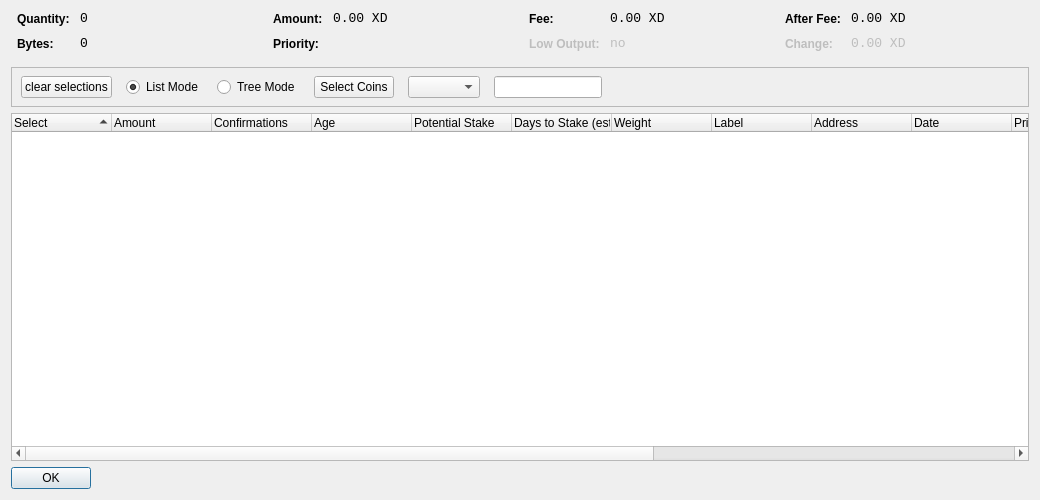
<?xml version="1.0" encoding="UTF-8"?>
<ui version="4.0">
 <class>CoinControlDialog</class>
 <widget class="QDialog" name="CoinControlDialog">
  <property name="geometry">
   <rect>
    <x>0</x>
    <y>0</y>
    <width>1040</width>
    <height>500</height>
   </rect>
  </property>
  <property name="windowTitle">
   <string>Coin Control</string>
  </property>
  <layout class="QVBoxLayout" name="verticalLayout">
   <item>
    <layout class="QHBoxLayout" name="horizontalLayoutTop" stretch="0,0,0,0">
     <property name="topMargin">
      <number>0</number>
     </property>
     <property name="bottomMargin">
      <number>10</number>
     </property>
     <item>
      <layout class="QFormLayout" name="formLayoutCoinControl1">
       <property name="horizontalSpacing">
        <number>10</number>
       </property>
       <property name="verticalSpacing">
        <number>10</number>
       </property>
       <property name="leftMargin">
        <number>6</number>
       </property>
       <property name="rightMargin">
        <number>6</number>
       </property>
       <item row="0" column="0">
        <widget class="QLabel" name="labelCoinControlQuantityText">
         <property name="styleSheet">
          <string notr="true">font-weight:bold;</string>
         </property>
         <property name="text">
          <string>Quantity:</string>
         </property>
        </widget>
       </item>
       <item row="0" column="1">
        <widget class="QLabel" name="labelCoinControlQuantity">
         <property name="font">
          <font>
           <family>Monospace</family>
           <pointsize>10</pointsize>
          </font>
         </property>
         <property name="cursor">
          <cursorShape>IBeamCursor</cursorShape>
         </property>
         <property name="contextMenuPolicy">
          <enum>Qt::ActionsContextMenu</enum>
         </property>
         <property name="text">
          <string>0</string>
         </property>
         <property name="textInteractionFlags">
          <set>Qt::LinksAccessibleByMouse|Qt::TextSelectableByKeyboard|Qt::TextSelectableByMouse</set>
         </property>
        </widget>
       </item>
       <item row="1" column="0">
        <widget class="QLabel" name="labelCoinControlBytesText">
         <property name="styleSheet">
          <string notr="true">font-weight:bold;</string>
         </property>
         <property name="text">
          <string>Bytes:</string>
         </property>
        </widget>
       </item>
       <item row="1" column="1">
        <widget class="QLabel" name="labelCoinControlBytes">
         <property name="font">
          <font>
           <family>Monospace</family>
           <pointsize>10</pointsize>
          </font>
         </property>
         <property name="cursor">
          <cursorShape>IBeamCursor</cursorShape>
         </property>
         <property name="contextMenuPolicy">
          <enum>Qt::ActionsContextMenu</enum>
         </property>
         <property name="text">
          <string>0</string>
         </property>
         <property name="textInteractionFlags">
          <set>Qt::LinksAccessibleByMouse|Qt::TextSelectableByKeyboard|Qt::TextSelectableByMouse</set>
         </property>
        </widget>
       </item>
      </layout>
     </item>
     <item>
      <layout class="QFormLayout" name="formLayoutCoinControl2">
       <property name="horizontalSpacing">
        <number>10</number>
       </property>
       <property name="verticalSpacing">
        <number>10</number>
       </property>
       <property name="leftMargin">
        <number>6</number>
       </property>
       <property name="rightMargin">
        <number>6</number>
       </property>
       <item row="0" column="0">
        <widget class="QLabel" name="labelCoinControlAmountText">
         <property name="styleSheet">
          <string notr="true">font-weight:bold;</string>
         </property>
         <property name="text">
          <string>Amount:</string>
         </property>
        </widget>
       </item>
       <item row="0" column="1">
        <widget class="QLabel" name="labelCoinControlAmount">
         <property name="font">
          <font>
           <family>Monospace</family>
           <pointsize>10</pointsize>
          </font>
         </property>
         <property name="cursor">
          <cursorShape>IBeamCursor</cursorShape>
         </property>
         <property name="contextMenuPolicy">
          <enum>Qt::ActionsContextMenu</enum>
         </property>
         <property name="text">
          <string>0.00 XD</string>
         </property>
         <property name="textInteractionFlags">
          <set>Qt::LinksAccessibleByMouse|Qt::TextSelectableByKeyboard|Qt::TextSelectableByMouse</set>
         </property>
        </widget>
       </item>
       <item row="1" column="0">
        <widget class="QLabel" name="labelCoinControlPriorityText">
         <property name="styleSheet">
          <string notr="true">font-weight:bold;</string>
         </property>
         <property name="text">
          <string>Priority:</string>
         </property>
        </widget>
       </item>
       <item row="1" column="1">
        <widget class="QLabel" name="labelCoinControlPriority">
         <property name="font">
          <font>
           <family>Monospace</family>
           <pointsize>10</pointsize>
          </font>
         </property>
         <property name="cursor">
          <cursorShape>IBeamCursor</cursorShape>
         </property>
         <property name="contextMenuPolicy">
          <enum>Qt::ActionsContextMenu</enum>
         </property>
         <property name="text">
          <string/>
         </property>
         <property name="textInteractionFlags">
          <set>Qt::LinksAccessibleByMouse|Qt::TextSelectableByKeyboard|Qt::TextSelectableByMouse</set>
         </property>
        </widget>
       </item>
      </layout>
     </item>
     <item>
      <layout class="QFormLayout" name="formLayoutCoinControl3">
       <property name="horizontalSpacing">
        <number>10</number>
       </property>
       <property name="verticalSpacing">
        <number>10</number>
       </property>
       <property name="leftMargin">
        <number>6</number>
       </property>
       <property name="rightMargin">
        <number>6</number>
       </property>
       <item row="0" column="0">
        <widget class="QLabel" name="labelCoinControlFeeText">
         <property name="styleSheet">
          <string notr="true">font-weight:bold;</string>
         </property>
         <property name="text">
          <string>Fee:</string>
         </property>
        </widget>
       </item>
       <item row="0" column="1">
        <widget class="QLabel" name="labelCoinControlFee">
         <property name="font">
          <font>
           <family>Monospace</family>
           <pointsize>10</pointsize>
          </font>
         </property>
         <property name="cursor">
          <cursorShape>IBeamCursor</cursorShape>
         </property>
         <property name="contextMenuPolicy">
          <enum>Qt::ActionsContextMenu</enum>
         </property>
         <property name="text">
          <string>0.00 XD</string>
         </property>
         <property name="textInteractionFlags">
          <set>Qt::LinksAccessibleByMouse|Qt::TextSelectableByKeyboard|Qt::TextSelectableByMouse</set>
         </property>
        </widget>
       </item>
       <item row="1" column="0">
        <widget class="QLabel" name="labelCoinControlLowOutputText">
         <property name="enabled">
          <bool>false</bool>
         </property>
         <property name="styleSheet">
          <string notr="true">font-weight:bold;</string>
         </property>
         <property name="text">
          <string>Low Output:</string>
         </property>
        </widget>
       </item>
       <item row="1" column="1">
        <widget class="QLabel" name="labelCoinControlLowOutput">
         <property name="enabled">
          <bool>false</bool>
         </property>
         <property name="font">
          <font>
           <family>Monospace</family>
           <pointsize>10</pointsize>
          </font>
         </property>
         <property name="cursor">
          <cursorShape>IBeamCursor</cursorShape>
         </property>
         <property name="contextMenuPolicy">
          <enum>Qt::ActionsContextMenu</enum>
         </property>
         <property name="text">
          <string>no</string>
         </property>
         <property name="textInteractionFlags">
          <set>Qt::LinksAccessibleByMouse|Qt::TextSelectableByKeyboard|Qt::TextSelectableByMouse</set>
         </property>
        </widget>
       </item>
      </layout>
     </item>
     <item>
      <layout class="QFormLayout" name="formLayoutCoinControl4">
       <property name="fieldGrowthPolicy">
        <enum>QFormLayout::AllNonFixedFieldsGrow</enum>
       </property>
       <property name="horizontalSpacing">
        <number>10</number>
       </property>
       <property name="verticalSpacing">
        <number>10</number>
       </property>
       <property name="leftMargin">
        <number>6</number>
       </property>
       <property name="rightMargin">
        <number>6</number>
       </property>
       <item row="0" column="0">
        <widget class="QLabel" name="labelCoinControlAfterFeeText">
         <property name="styleSheet">
          <string notr="true">font-weight:bold;</string>
         </property>
         <property name="text">
          <string>After Fee:</string>
         </property>
        </widget>
       </item>
       <item row="0" column="1">
        <widget class="QLabel" name="labelCoinControlAfterFee">
         <property name="font">
          <font>
           <family>Monospace</family>
           <pointsize>10</pointsize>
          </font>
         </property>
         <property name="cursor">
          <cursorShape>IBeamCursor</cursorShape>
         </property>
         <property name="contextMenuPolicy">
          <enum>Qt::ActionsContextMenu</enum>
         </property>
         <property name="text">
          <string>0.00 XD</string>
         </property>
         <property name="textInteractionFlags">
          <set>Qt::LinksAccessibleByMouse|Qt::TextSelectableByKeyboard|Qt::TextSelectableByMouse</set>
         </property>
        </widget>
       </item>
       <item row="1" column="0">
        <widget class="QLabel" name="labelCoinControlChangeText">
         <property name="enabled">
          <bool>false</bool>
         </property>
         <property name="styleSheet">
          <string notr="true">font-weight:bold;</string>
         </property>
         <property name="text">
          <string>Change:</string>
         </property>
        </widget>
       </item>
       <item row="1" column="1">
        <widget class="QLabel" name="labelCoinControlChange">
         <property name="enabled">
          <bool>false</bool>
         </property>
         <property name="font">
          <font>
           <family>Monospace</family>
           <pointsize>10</pointsize>
          </font>
         </property>
         <property name="cursor">
          <cursorShape>IBeamCursor</cursorShape>
         </property>
         <property name="contextMenuPolicy">
          <enum>Qt::ActionsContextMenu</enum>
         </property>
         <property name="text">
          <string>0.00 XD</string>
         </property>
         <property name="textInteractionFlags">
          <set>Qt::LinksAccessibleByMouse|Qt::TextSelectableByKeyboard|Qt::TextSelectableByMouse</set>
         </property>
        </widget>
       </item>
      </layout>
     </item>
    </layout>
   </item>
   <item>
    <widget class="QFrame" name="frame">
     <property name="minimumSize">
      <size>
       <width>0</width>
       <height>40</height>
      </size>
     </property>
     <property name="frameShape">
      <enum>QFrame::StyledPanel</enum>
     </property>
     <property name="frameShadow">
      <enum>QFrame::Sunken</enum>
     </property>
     <widget class="QWidget" name="horizontalLayoutWidget">
      <property name="geometry">
       <rect>
        <x>10</x>
        <y>0</y>
        <width>781</width>
        <height>41</height>
       </rect>
      </property>
      <layout class="QHBoxLayout" name="horizontalLayoutPanel" stretch="0,0,0,0,0,0,0">
       <property name="spacing">
        <number>14</number>
       </property>
       <item>
        <widget class="QPushButton" name="pushButtonSelectAll">
         <property name="sizePolicy">
          <sizepolicy hsizetype="Maximum" vsizetype="Fixed">
           <horstretch>0</horstretch>
           <verstretch>0</verstretch>
          </sizepolicy>
         </property>
         <property name="text">
          <string>clear selections</string>
         </property>
        </widget>
       </item>
       <item>
        <widget class="QRadioButton" name="radioListMode">
         <property name="sizePolicy">
          <sizepolicy hsizetype="Maximum" vsizetype="Fixed">
           <horstretch>0</horstretch>
           <verstretch>0</verstretch>
          </sizepolicy>
         </property>
         <property name="text">
          <string>List Mode</string>
         </property>
         <property name="checked">
          <bool>true</bool>
         </property>
        </widget>
       </item>
       <item>
        <widget class="QRadioButton" name="radioTreeMode">
         <property name="sizePolicy">
          <sizepolicy hsizetype="Maximum" vsizetype="Fixed">
           <horstretch>0</horstretch>
           <verstretch>0</verstretch>
          </sizepolicy>
         </property>
         <property name="text">
          <string>Tree Mode</string>
         </property>
        </widget>
       </item>
       <item>
        <widget class="QPushButton" name="pushButtonCustomCC">
         <property name="text">
          <string>Select Coins</string>
         </property>
        </widget>
       </item>
       <item>
        <widget class="QComboBox" name="QComboBoxFilterCoins"/>
       </item>
       <item>
        <widget class="QLineEdit" name="lineEditCustomCC">
         <property name="enabled">
          <bool>true</bool>
         </property>
         <property name="sizePolicy">
          <sizepolicy hsizetype="Fixed" vsizetype="Fixed">
           <horstretch>0</horstretch>
           <verstretch>0</verstretch>
          </sizepolicy>
         </property>
         <property name="baseSize">
          <size>
           <width>50</width>
           <height>0</height>
          </size>
         </property>
        </widget>
       </item>
       <item>
        <spacer name="horizontalSpacer">
         <property name="orientation">
          <enum>Qt::Horizontal</enum>
         </property>
         <property name="sizeHint" stdset="0">
          <size>
           <width>40</width>
           <height>20</height>
          </size>
         </property>
        </spacer>
       </item>
      </layout>
     </widget>
    </widget>
   </item>
   <item>
    <widget class="CoinControlTreeWidget" name="treeWidget">
     <property name="contextMenuPolicy">
      <enum>Qt::CustomContextMenu</enum>
     </property>
     <property name="sortingEnabled">
      <bool>false</bool>
     </property>
     <property name="columnCount">
      <number>16</number>
     </property>
     <attribute name="headerShowSortIndicator" stdset="0">
      <bool>true</bool>
     </attribute>
     <attribute name="headerStretchLastSection">
      <bool>false</bool>
     </attribute>
     <column>
      <property name="text">
       <string>Select</string> /** checkbox **/
      </property>
     </column>
     <column>
      <property name="text">
       <string>Amount</string> /** amount **/
      </property>
     </column>
     <column>
      <property name="text">
       <string>Confirmations</string> /** confs **/
      </property>
      <property name="toolTip">
       <string>Confirmed</string>
      </property>
     </column>
     <column>
      <property name="text">
       <string>Age</string> /** age **/
      </property>
     </column>
	 
	 <column>
      <property name="text">
       <string>Potential Stake</string> /** potential stake **/
      </property>
     </column>
	 <column>
      <property name="text">
       <string>Days to Stake (est.)</string> /** stake time estimate **/
      </property>
     </column>
     <column>
      <property name="text">
       <string>Weight</string> /** weight **/
      </property>
     </column>
     <column>
      <property name="text">
       <string>Label</string> /** label **/
      </property>
     </column>
     <column>
      <property name="text">
       <string>Address</string> /** address **/
      </property>
     </column>
     <column>
      <property name="text">
       <string>Date</string> /** date **/
      </property>
     </column>
     <column>
      <property name="text">
       <string>Priority</string> /** priority **/
      </property>
     </column>
	 <column>
      <property name="text"> /** age int 64 invisible **/
       <string/>
      </property>
     </column>
	 <column>
      <property name="text"> /** pot stake int 64 invisible **/
       <string/>
      </property>
     </column>
     <column>
      <property name="text">
       <string/>
      </property>
     </column>
     <column>
      <property name="text">
       <string/>
      </property>
     </column>
     <column>
      <property name="text">
       <string/>
      </property>
     </column>
     <column>
      <property name="text">
       <string/>
      </property>
     </column>
    </widget>
   </item>
   <item>
    <widget class="QDialogButtonBox" name="buttonBox">
     <property name="sizePolicy">
      <sizepolicy hsizetype="Maximum" vsizetype="Fixed">
       <horstretch>0</horstretch>
       <verstretch>0</verstretch>
      </sizepolicy>
     </property>
     <property name="orientation">
      <enum>Qt::Horizontal</enum>
     </property>
     <property name="standardButtons">
      <set>QDialogButtonBox::Ok</set>
     </property>
    </widget>
   </item>
  </layout>
 </widget>
 <customwidgets>
  <customwidget>
   <class>CoinControlTreeWidget</class>
   <extends>QTreeWidget</extends>
   <header>coincontroltreewidget.h</header>
  </customwidget>
 </customwidgets>
 <resources/>
 <connections/>
</ui>
